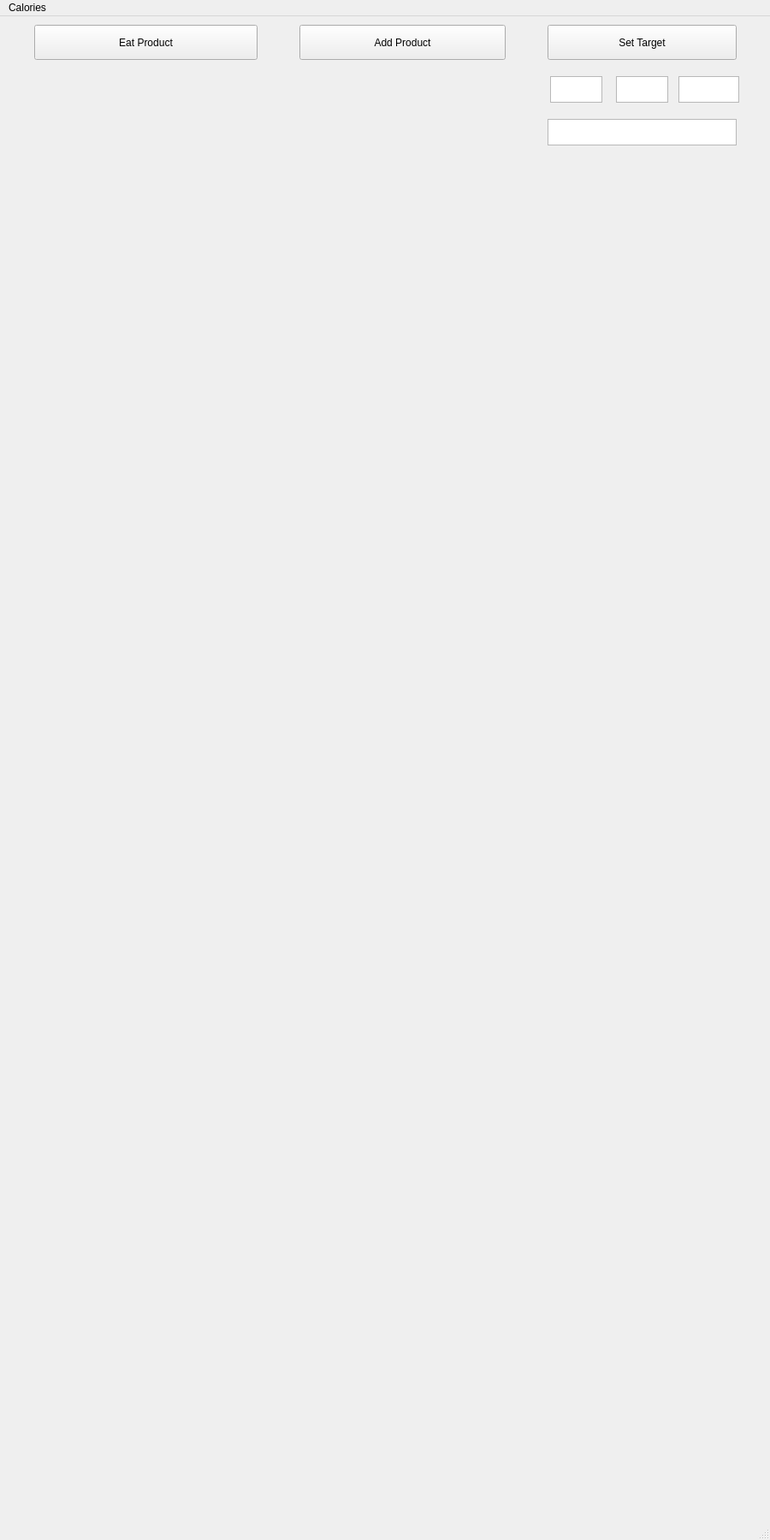
<?xml version="1.0" encoding="UTF-8"?>
<ui version="4.0">
 <class>MainWindow</class>
 <widget class="QMainWindow" name="MainWindow">
  <property name="geometry">
   <rect>
    <x>0</x>
    <y>0</y>
    <width>900</width>
    <height>1800</height>
   </rect>
  </property>
  <property name="windowTitle">
   <string>MainWindow</string>
  </property>
  <widget class="QWidget" name="centralwidget">
   <widget class="QPushButton" name="pushButton">
    <property name="geometry">
     <rect>
      <x>40</x>
      <y>10</y>
      <width>261</width>
      <height>41</height>
     </rect>
    </property>
    <property name="text">
     <string>Eat Product</string>
    </property>
   </widget>
   <widget class="QPushButton" name="pushButton_2">
    <property name="geometry">
     <rect>
      <x>350</x>
      <y>10</y>
      <width>241</width>
      <height>41</height>
     </rect>
    </property>
    <property name="text">
     <string>Add Product</string>
    </property>
   </widget>
   <widget class="QPushButton" name="pushButton_3">
    <property name="geometry">
     <rect>
      <x>640</x>
      <y>10</y>
      <width>221</width>
      <height>41</height>
     </rect>
    </property>
    <property name="text">
     <string>Set Target</string>
    </property>
   </widget>
   <widget class="QTextEdit" name="te_c">
    <property name="geometry">
     <rect>
      <x>793</x>
      <y>70</y>
      <width>71</width>
      <height>31</height>
     </rect>
    </property>
   </widget>
   <widget class="QTextEdit" name="te_f">
    <property name="geometry">
     <rect>
      <x>720</x>
      <y>70</y>
      <width>61</width>
      <height>31</height>
     </rect>
    </property>
   </widget>
   <widget class="QTextEdit" name="te_p">
    <property name="geometry">
     <rect>
      <x>643</x>
      <y>70</y>
      <width>61</width>
      <height>31</height>
     </rect>
    </property>
   </widget>
   <widget class="QTextEdit" name="te_kc">
    <property name="geometry">
     <rect>
      <x>640</x>
      <y>120</y>
      <width>221</width>
      <height>31</height>
     </rect>
    </property>
   </widget>
  </widget>
  <widget class="QMenuBar" name="menubar">
   <property name="geometry">
    <rect>
     <x>0</x>
     <y>0</y>
     <width>900</width>
     <height>21</height>
    </rect>
   </property>
   <widget class="QMenu" name="menuCalories">
    <property name="title">
     <string>Calories</string>
    </property>
   </widget>
   <addaction name="menuCalories"/>
  </widget>
  <widget class="QStatusBar" name="statusbar"/>
 </widget>
 <resources/>
 <connections/>
</ui>
